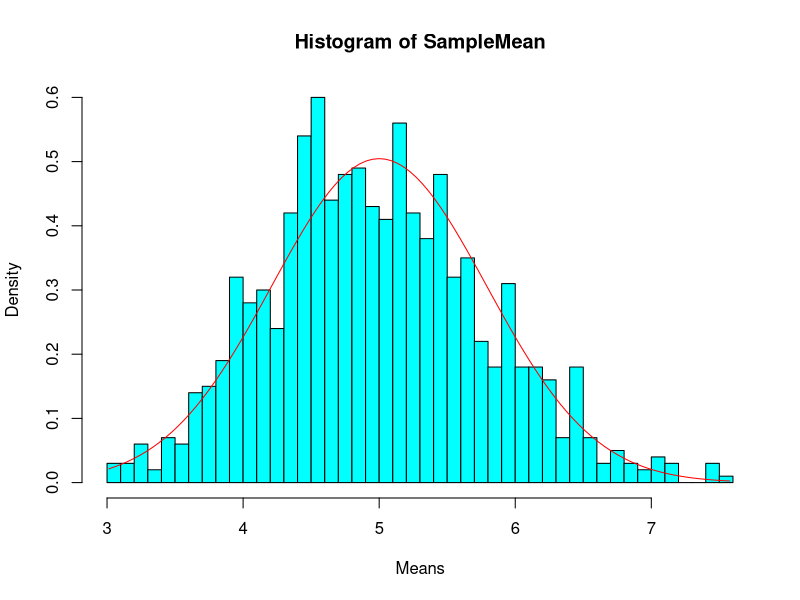
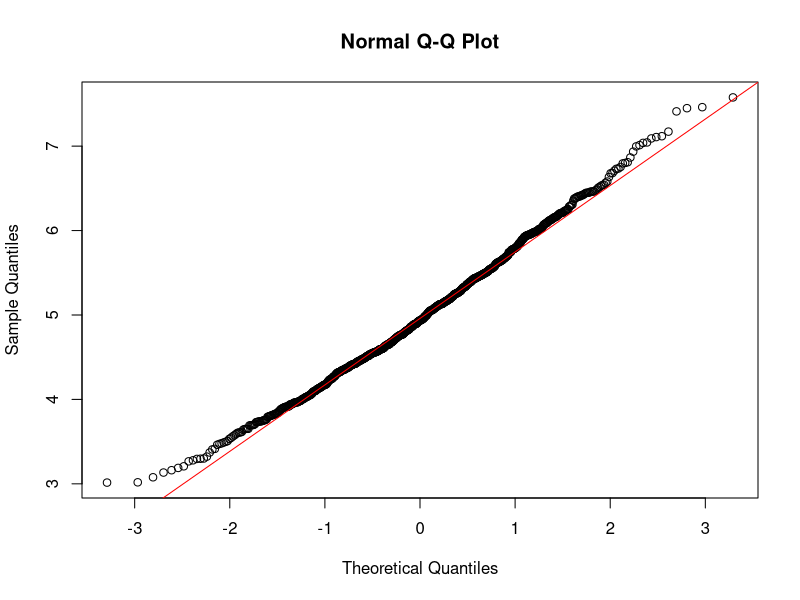
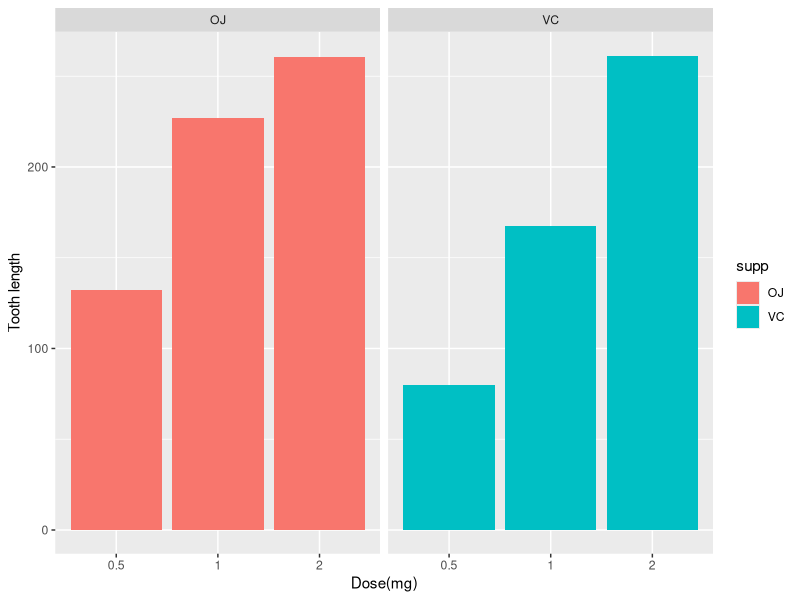

Reproduce these figures in R, in order.
## ---- chunk 1
knitr::opts_chunk$set(echo = TRUE)
## ---- chunk 2
setwd("E:/R/coursera/Assignments/Statistical Inference")
set.seed(18746)
## ---- chunk 3
n <- 40
Simulations <- 1000
Lambda <- 0.2

SampleMean <- NULL
for(i in 1:Simulations) {
  SampleMean <- c(SampleMean, mean(rexp(n, Lambda)))
}
mean(SampleMean)

theo_mean <- 1 / Lambda
theo_mean

## ---- chunk 4
variance<- var(SampleMean)
variance
## ---- chunk 5
theo_var <- (Lambda*(sqrt(n)))^-2
theo_var
## ---- chunk 6

hist(SampleMean, 
     breaks = n, 
     prob = T, 
     col = "cyan", 
     xlab = "Means")

x <- seq(min(SampleMean), max(SampleMean), length = 100)

lines(x, 
      dnorm(x, 
            mean = 1/Lambda, 
            sd = (1/Lambda/sqrt(n))), 
      pch = 25, 
      col = "red")

qqnorm(SampleMean)
qqline(SampleMean, col = "red")

## ---- chunk 7
library(datasets)
data(ToothGrowth)
library(ggplot2)
## ---- chunk 8
str(ToothGrowth)
head(ToothGrowth)
summary(ToothGrowth)

ggplot(data=ToothGrowth, 
       aes(x=as.factor(dose), 
           y=len, 
           fill=supp)) +
    geom_bar(stat="identity") +
    facet_grid(. ~ supp) +
    xlab("Dose(mg)") +
    ylab("Tooth length")

## ---- chunk 9
hypoth1 <- t.test(len ~ supp, data = ToothGrowth)
hypoth1$conf.int
hypoth1$p.value
## ---- chunk 10
hypoth2<-t.test(len ~ supp, data = subset(ToothGrowth, dose == 0.5))
hypoth2$conf.int
hypoth2$p.value
## ---- chunk 11
hypoth3<-t.test(len ~ supp, data = subset(ToothGrowth, dose == 1))
hypoth3$conf.int
hypoth3$p.value
## ---- chunk 12
hypoth4<-t.test(len ~ supp, data = subset(ToothGrowth, dose == 2))
hypoth4$conf.int
hypoth4$p.value
